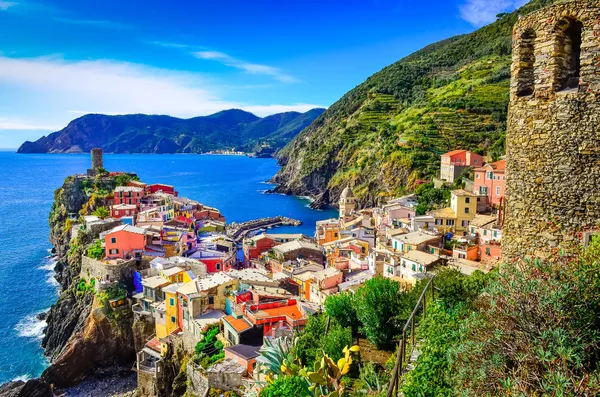
#> input picture img.jpg, 600 x 397 px
$ jupyter execute colour_extractor.ipynb
#> lines starting #> are read from the running program, lines starting #| are printed output that depends on the picture
[cell 1]
import numpy as np
import matplotlib.pyplot as plt
import cv2
from sklearn.cluster import KMeans

[cell 2]
img=cv2.imread('img.jpg')
#> img is the input picture: shape (397, 600, 3); mean B, G, R 124.9, 121.6, 96.9

[cell 3]
img.shape
#> Out = (397, 600, 3)

[cell 4]
plt.imshow(img)

[cell 5]
#matplotlib work in RGB and cv2 in BGR
img = cv2.cvtColor(img, cv2.COLOR_BGR2RGB)

[cell 6]
plt.imshow(img)

[cell 7]
 #reduce the size of image
scale_percent = 10 # percent of original size
width = int(img.shape[1] * scale_percent / 100)
#> width = 60
height = int(img.shape[0] * scale_percent / 100)
#> height = 39
dim = (width, height)
#> dim = (60, 39)

# resize image
img = cv2.resize(img, dim, interpolation = cv2.INTER_AREA)    #cv2.resize(img, img.shape[1], img.shape[0]
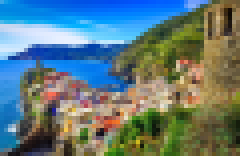
#> img: shape (39, 60, 3) (shown 4 times larger); mean R, G, B 96.9, 121.6, 124.9
img.shape
#> Out = (39, 60, 3)

[cell 8]
#convert matrix into single array or list flattening
pixels = img.reshape((-1, 3))
#> pixels = 2340 rows, first 8: [58, 165, 230], [18, 156, 231], [3, 146, 229], [2, 136, 228], [1, 127, 227], [1, 117, 225], [1, 107, 223], [1, 103, 222]
print(pixels.shape)
#| (2340, 3)

[cell 9]
#how many cluster of different cluster you want
km = KMeans(n_clusters=8)
km.fit(pixels)

[cell 10]
#centers of different cluster
colors = np.asarray(km.cluster_centers_, dtype='uint8')
print(colors)

[cell 11]
per = np.asarray(np.unique(km.labels_, return_counts=True)[1], dtype='float32') #count of each colour
per = per / pixels.shape[0]  #fraction of each different color
per

[cell 12]
plt.figure(0)
for ix in range(colors.shape[0]):
    patch = np.ones((20, 20, 3)) #multidimentional metrics

    patch[:, :, :] = 255 - colors[ix]
    plt.subplot(1, colors.shape[0], ix+1)
    plt.axis("off")
    plt.imshow(patch.astype('uint8'))
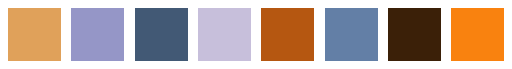
#> figure drawn by matplotlib, 8 panels

[cell 13]
dom = [[per[ix], colors[ix]] for ix in range(km.n_clusters)]
DOM = sorted(dom, key=lambda z: z[0], reverse=True)#find the reverse order of dominant colors

[cell 14]
plt.figure(0)
plt.axis('off')

patch = np.zeros((50, 500, 3))

start = 0
for cx in range(km.n_clusters):
    width = int(DOM[cx][0] * patch.shape[1])
    end = start + width
    patch[:, start:end, :] = 255 - DOM[cx][1]
    start = end
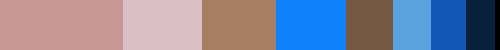
#> patch: shape (50, 500, 3) float64; mean of channels 0, 1, 2 156.9, 132.6, 129.7; drawn as B, G, R

plt.imshow(patch.astype('uint8'))
plt.show()
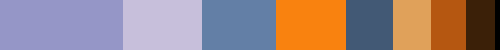
#> shown: shape (50, 500, 3); mean R, G, B 156.9, 132.6, 129.7
